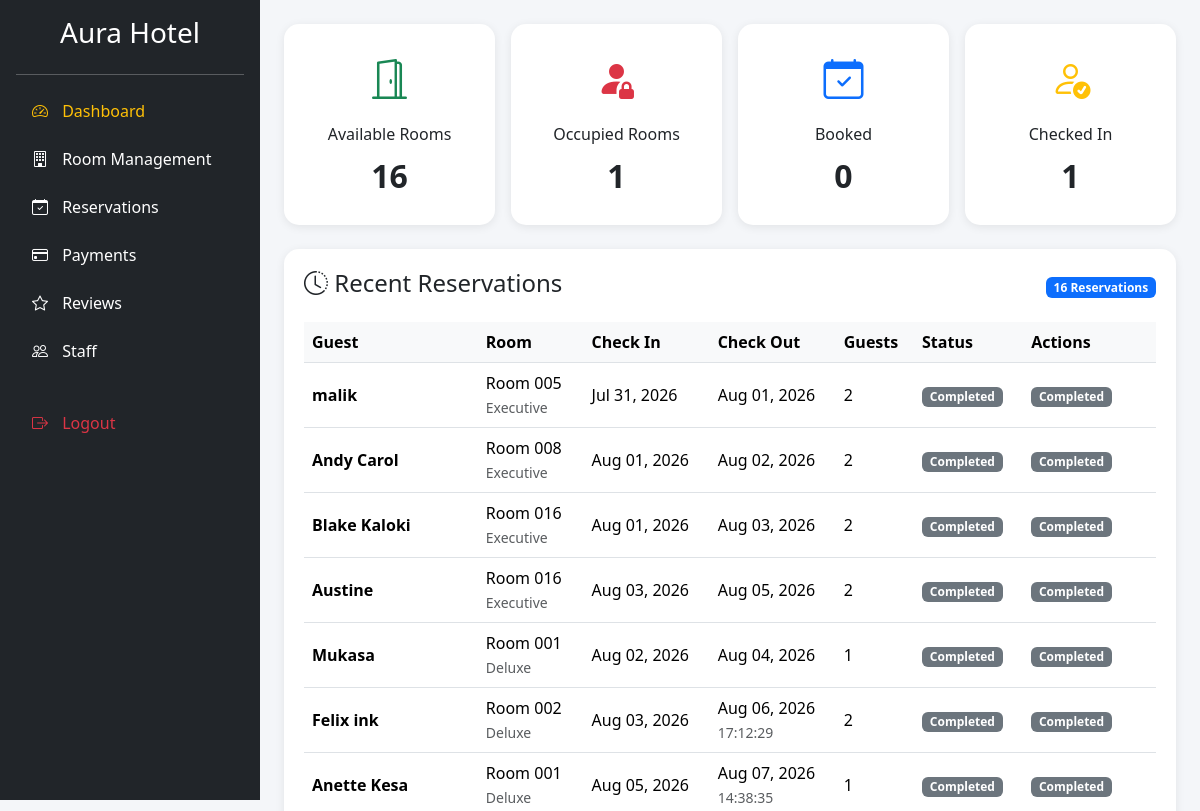
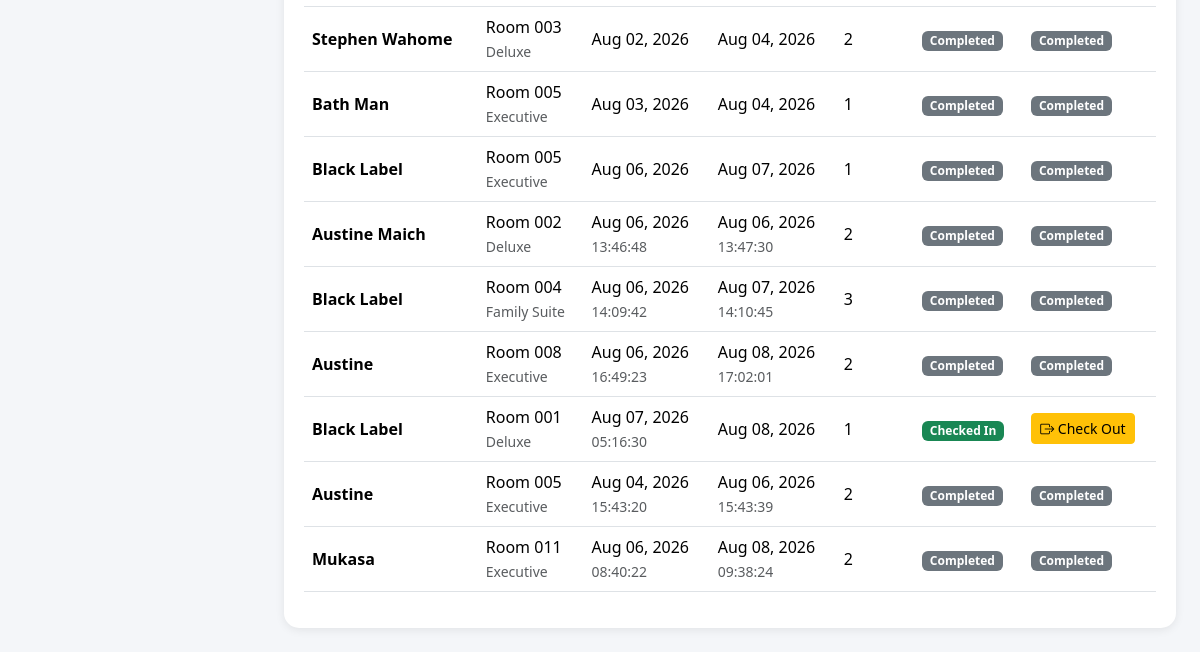
The page /reservations/reservation-management/ on the database as committed earlier (2 pictures, top to bottom).
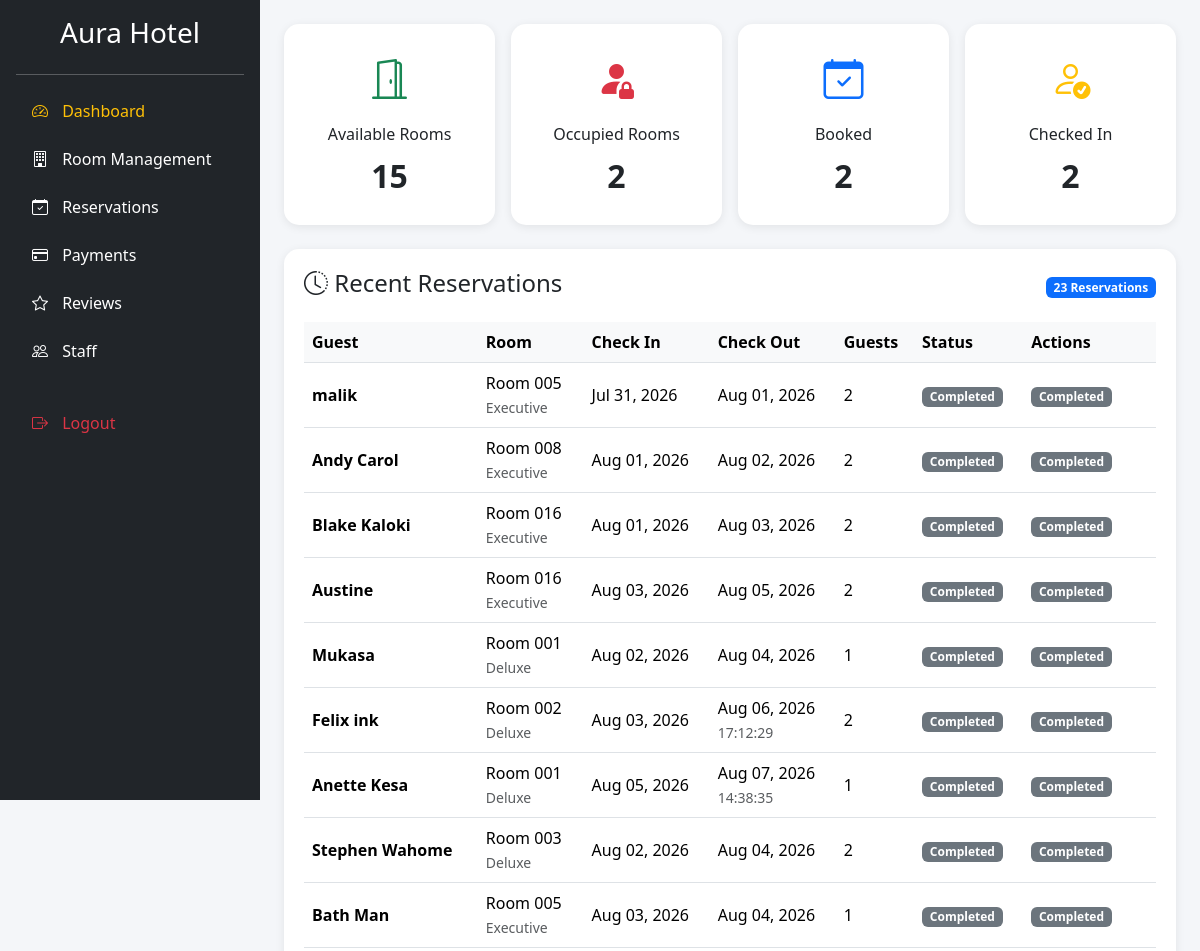
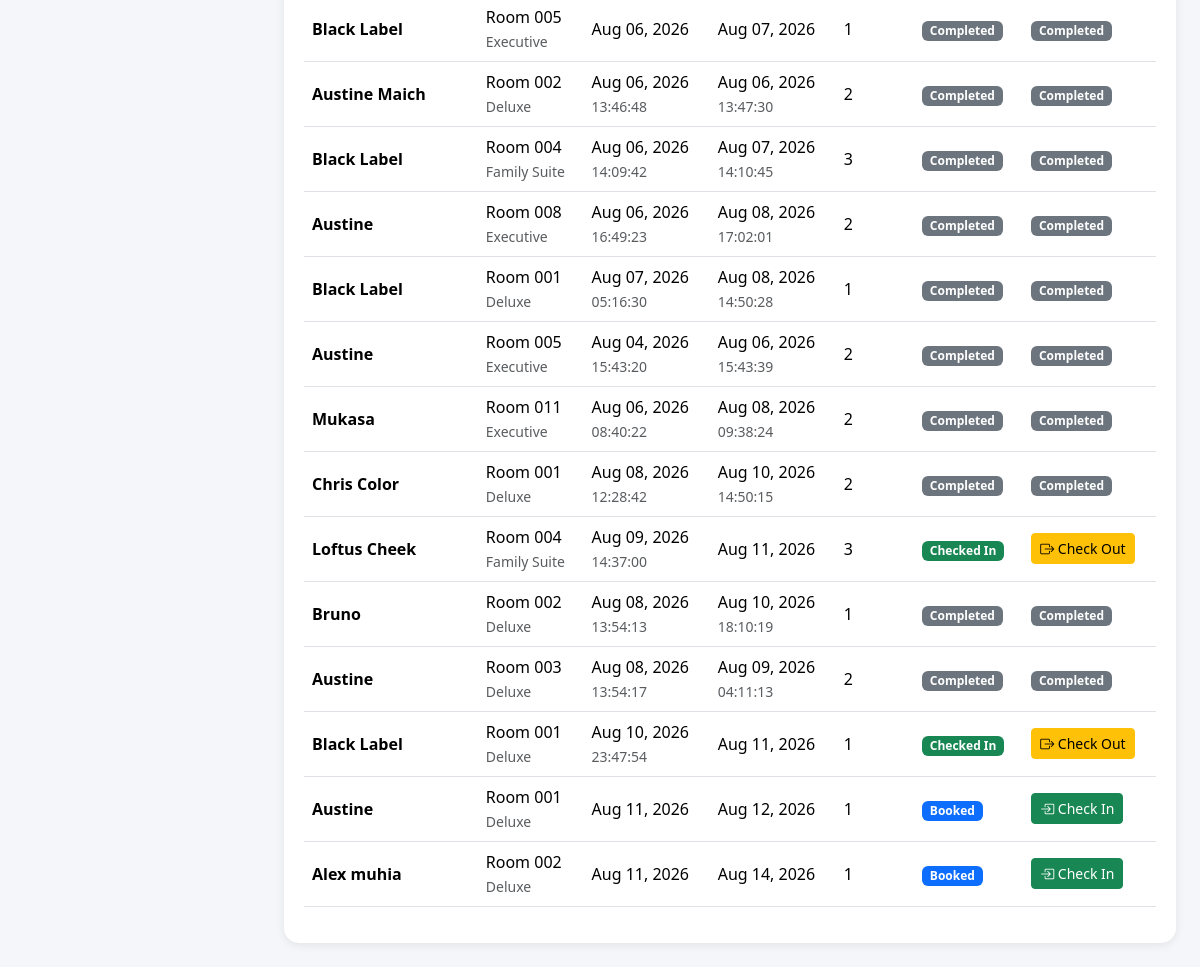
The same page on the database as committed later (2 pictures, top to bottom).
### reservations/models.py (models this page shows, shortened)
class Reservation(models.Model):
    STATUS_CHOICES = [
        ('Booked', 'Booked'),
        ('Checked In', 'Checked In'),
        ('Pending Checkout', 'Pending Checkout'),
        ('Completed', 'Completed'),
        ('Cancelled', 'Cancelled'),
    ]
    PAYMENT_CHOICES = [
        ('Pending', 'Pending'),
        ('Paid', 'Paid'),
    ]
    user = models.ForeignKey(
        User,
        on_delete=models.CASCADE,
        null=True,
        blank=True
    )
    guest_name = models.CharField(max_length=100)
    email = models.EmailField()
    phone = models.CharField(max_length=20)
    room = models.ForeignKey(
        Room,
        on_delete=models.CASCADE
    )
    check_in = models.DateField()
    check_out = models.DateField()
    check_in_time = models.DateTimeField(
        null=True,
        blank=True
    )
    check_out_time = models.DateTimeField(
        null=True,
        blank=True
    )
    guests = models.IntegerField()
    special_requests = models.TextField(
        blank=True,
        null=True
    )
    status = models.CharField(
        max_length=20,
        choices=STATUS_CHOICES,
        default='Booked'
    )
    payment_status = models.CharField(
        max_length=20,
        choices=PAYMENT_CHOICES,
        default='Pending'
    )
    created_at = models.DateTimeField(
    auto_now_add=True
    )

### rooms/models.py (models this page shows, shortened)
class Room(models.Model):
    STATUS_CHOICES = [
        ('Available', 'Available'),
        ('Occupied', 'Occupied'),
        ('Cleaning', 'Cleaning'),
        ('Maintenance', 'Maintenance'),
    ]
    room_number = models.CharField(max_length=10)
    room_type = models.CharField(max_length=50)
    price = models.DecimalField(
        max_digits=10,
        decimal_places=2
    )
    status = models.CharField(
        max_length=20,
        choices=STATUS_CHOICES,
        default='Available'
    )

### reservations/views.py (the view)
# urls.py: path('reservation-management/', views.reservation_management, name='reservation_management'),
def reservation_management(request):
    reservations = Reservation.objects.all()
    available_rooms = Room.objects.filter(
        status='Available'
    ).count()
    occupied_rooms = Room.objects.filter(
        status='Occupied'
    ).count()
    booked_reservations = Reservation.objects.filter(
        status='Booked'
    ).count()
    checked_in_guests = Reservation.objects.filter(
        status='Checked In'
    ).count()
    context = {
        'reservations': reservations,
        'available_rooms': available_rooms,
        'occupied_rooms': occupied_rooms,
        'booked_reservations': booked_reservations,
        'checked_in_guests': checked_in_guests,
    }
    return render(
        request,
        'reservation_management.html',
        context
    )

### hotel/templates/reservation_management.html (shortened to what this page needs)
<!DOCTYPE html>
<html lang="en">
<head>
    <link href="https://cdn.jsdelivr.net/npm/bootstrap@5.3.3/dist/css/bootstrap.min.css"
          rel="stylesheet">
    <link rel="stylesheet"
          href="https://cdn.jsdelivr.net/npm/bootstrap-icons@1.11.3/font/bootstrap-icons.min.css">
</head>
<body>
<div class="d-flex align-items-start">
    <div class="bg-dark text-white p-3"
         style="width:260px; min-height:100vh; position:sticky; top:0; overflow-y:auto;">
        <h3 class="text-center mb-4">
            Aura Hotel
        </h3>
        <hr>
        <ul class="nav flex-column">
            <li class="nav-item mb-2">
                <a href="{% url 'reception_dashboard' %}"
                   class="nav-link text-warning">
                    <i class="bi bi-speedometer2"></i>
                    Dashboard
                </a>
            </li>
            <li class="nav-item mb-2">
                <a href="{% url 'room_management' %}"
                   class="nav-link text-white">
                    <i class="bi bi-building"></i>
                    Room Management
                </a>
            </li>
            <li class="nav-item mb-2">
                <a href="/reservations/"
                   class="nav-link text-white">
                    <i class="bi bi-calendar-check"></i>
                    Reservations
                </a>
            </li>
            <li class="nav-item mb-2">
                <a href="/payments/"
                   class="nav-link text-white">
                    <i class="bi bi-credit-card"></i>
                    Payments
                </a>
            </li>
            <li class="nav-item mb-2">
                <a href="/reviews/"
                   class="nav-link text-white">
                    <i class="bi bi-star"></i>
                    Reviews
                </a>
            </li>
            <li class="nav-item mb-2">
                <a href="/staff/"
                   class="nav-link text-white">
                    <i class="bi bi-people"></i>
                    Staff
                </a>
            </li>
            <li class="nav-item mt-4">
                <a href="{% url 'logout' %}"
                   class="nav-link text-danger">
                    <i class="bi bi-box-arrow-right"></i>
                    Logout
                </a>
            </li>
        </ul>
    </div>
    <div class="flex-grow-1 p-4">
        <div class="row g-3 mb-4">
            <div class="col-lg-3 col-md-6">
                <div class="summary-card">
                    <i class="bi bi-door-open fs-1 text-success"></i>
                    <h6 class="mt-3">Available Rooms</h6>
                    <div class="summary-number">
                        {{ available_rooms }}
                    </div>
                </div>
            </div>
            <div class="col-lg-3 col-md-6">
                <div class="summary-card">
                    <i class="bi bi-person-fill-lock fs-1 text-danger"></i>
                    <h6 class="mt-3">Occupied Rooms</h6>
                    <div class="summary-number">
                        {{ occupied_rooms }}
                    </div>
                </div>
            </div>
            <div class="col-lg-3 col-md-6">
                <div class="summary-card">
                    <i class="bi bi-calendar-check fs-1 text-primary"></i>
                    <h6 class="mt-3">Booked</h6>
                    <div class="summary-number">
                        {{ booked_reservations }}
                    </div>
                </div>
            </div>
            <div class="col-lg-3 col-md-6">
                <div class="summary-card">
                    <i class="bi bi-person-check fs-1 text-warning"></i>
                    <h6 class="mt-3">Checked In</h6>
                    <div class="summary-number">
                        {{ checked_in_guests }}
                    </div>
                </div>
            </div>
        </div>
        <div class="table-card">
            <div class="d-flex justify-content-between align-items-center mb-3">
                <h4>
                    <i class="bi bi-clock-history"></i>
                    Recent Reservations
                </h4>
                <span class="badge bg-primary">
                    {{ reservations|length }} Reservations
                </span>
            </div>
            <div class="table-responsive">
                <table class="table table-hover align-middle">
                    <thead>
                        <tr>
                            <th>Guest</th>
                            <th>Room</th>
                            <th>Check In</th>
                            <th>Check Out</th>
                            <th>Guests</th>
                            <th>Status</th>
                            <th>Actions</th>
                        </tr>
                    </thead>
                    <tbody>
                        {% for reservation in reservations %}
                        <tr>
                            <td class="fw-semibold">
                                {{ reservation.guest_name }}
                            </td>
                            <td>
                                Room {{ reservation.room.room_number }}
                                <br>
                                <small class="text-muted">
                                    {{ reservation.room.room_type }}
                                </small>
                            </td>
                                    <td>
                                        {{ reservation.check_in|date:"M d, Y" }}
                                        <br>
                                        <small class="text-muted">
                                            {{ reservation.check_in_time|date:"H:i:s" }}
                                        </small>
                                    </td>
                                    <td>
                                        {{ reservation.check_out|date:"M d, Y" }}
                                        <br>
                                        <small class="text-muted">
                                            {{ reservation.check_out_time|date:"H:i:s" }}
                                        </small>
                                    </td>
                            <td>
                                {{ reservation.guests }}
                            </td>
                            <td>
                                {% if reservation.status == 'Booked' %}
                                    <span class="badge bg-primary">
                                        Booked
                                    </span>
                                {% elif reservation.status == 'Checked In' %}
                                    <span class="badge bg-success">
                                        Checked In
                                    </span>
                                {% elif reservation.status == 'Completed' %}
                                    <span class="badge bg-secondary">
                                        Completed
                                    </span>
                                {% elif reservation.status == 'Cancelled' %}
                                    <span class="badge bg-danger">
                                        Cancelled
                                    </span>
                                {% endif %}
                            </td>
                            <td>
                                {% if reservation.status == 'Booked' %}
                                    <a href="{% url 'check_in_guest' reservation.id %}"
                                       class="btn btn-success btn-sm">
                                        <i class="bi bi-box-arrow-in-right"></i>
                                        Check In
                                    </a>
                                {% elif reservation.status == 'Checked In' %}
                                <a href="{% url 'check_out_guest' reservation.id %}"
                                class="btn btn-warning btn-sm">
                                        <i class="bi bi-box-arrow-right"></i>
                                        Check Out
                                    </a>
                                {% elif reservation.status == 'Completed' %}
                                    <span class="badge bg-secondary">
                                        Completed
                                    </span>
                                {% elif reservation.status == 'Cancelled' %}
                                    <span class="badge bg-danger">
                                        Cancelled
                                    </span>
                                {% endif %}
                            </td>
                        </tr>
                        {% endfor %}
                    </tbody>
                </table>
            </div>
        </div>
    </div>
</div>
</body>
</html>

### hotel/templates/reservation_management.html (style rules this page uses)
body { background:#f4f6f9; }
.header-card, .summary-card, .table-card, .action-card { background:#fff; border-radius:15px; box-shadow:0 2px 10px rgba(0,0,0,.08); }
.summary-card { padding:25px; text-align:center; transition:.3s; height:100%; }
.summary-number { font-size:2rem; font-weight:bold; }
.table-card { padding:20px; }
.table th { background:#f8f9fa; }
.nav-link { border-radius:10px; transition:.3s; }
.nav-link i { margin-right:10px; }

Rows that differ between the two databases and show on the page:
changed Reservation (number 14 of 23 on the later page): check_out_time (not shown) → "14:50:28"; status "Checked In Check Out" → "Completed Completed"
added Reservation: guest_name "Chris Color", room.room_number "001", room.room_type "Deluxe", check_in "Aug 08, 2026", check_in_time "12:28:42", check_out "Aug 10, 2026", check_out_time "14:50:15", guests "2", status "Completed"
added Reservation: guest_name "Loftus Cheek", room.room_number "004", room.room_type "Family Suite", check_in "Aug 09, 2026", check_in_time "14:37:00", check_out "Aug 11, 2026", guests "3", status "Checked In"
added Reservation: guest_name "Bruno", room.room_number "002", room.room_type "Deluxe", check_in "Aug 08, 2026", check_in_time "13:54:13", check_out "Aug 10, 2026", check_out_time "18:10:19", guests "1", status "Completed"
added Reservation: guest_name "Austine", room.room_number "003", room.room_type "Deluxe", check_in "Aug 08, 2026", check_in_time "13:54:17", check_out "Aug 09, 2026", check_out_time "04:11:13", guests "2", status "Completed"
added Reservation: guest_name "Black Label", room.room_number "001", room.room_type "Deluxe", check_in "Aug 10, 2026", check_in_time "23:47:54", check_out "Aug 11, 2026", guests "1", status "Checked In"
added Reservation: guest_name "Austine", room.room_number "001", room.room_type "Deluxe", check_in "Aug 11, 2026", check_out "Aug 12, 2026", guests "1", status "Booked"
added Reservation: guest_name "Alex muhia", room.room_number "002", room.room_type "Deluxe", check_in "Aug 11, 2026", check_out "Aug 14, 2026", guests "1", status "Booked"
Other text that changed with them:
{{ available_rooms }}: "16" → "15"
{{ occupied_rooms }}: "1" → "2"
{{ booked_reservations }}: "0" → "2"
{{ checked_in_guests }}: "1" → "2"
{{ reservations|length }}: "16" → "23"
